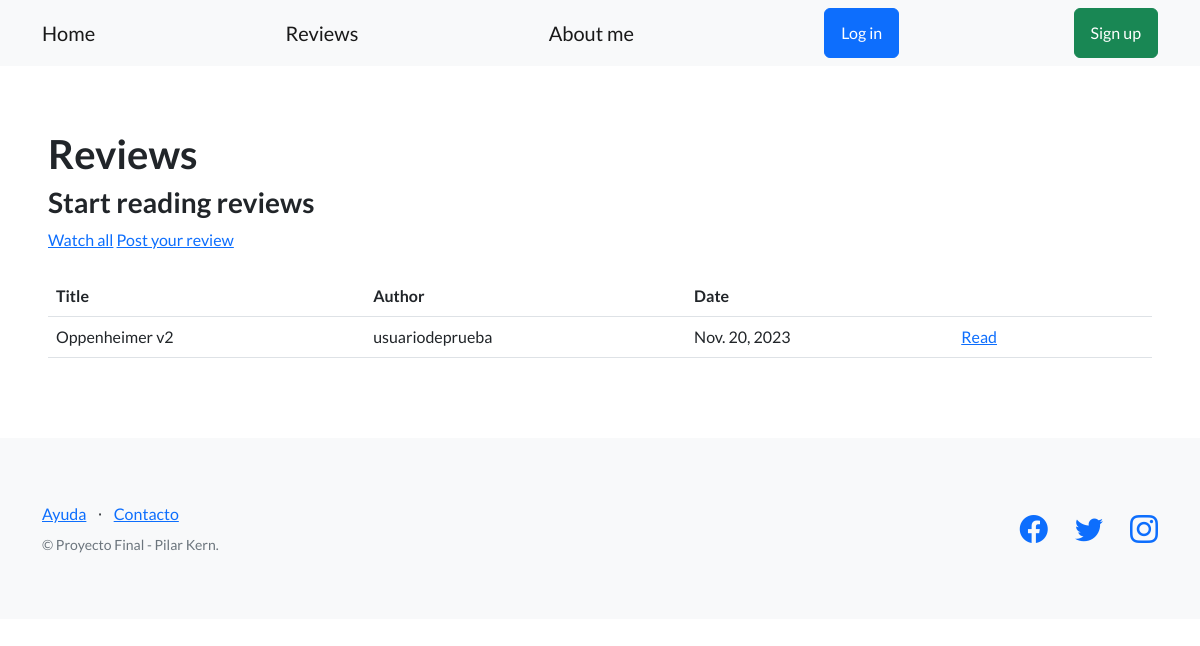
Screenshot of /blog/articles/ with the database file from the repository.
### blog/models.py (models this page shows, shortened)
class Article(models.Model):
    title = models.CharField(max_length=64)
    subtitle = models.CharField(max_length=256, blank=True)
    body = models.TextField()
    date = models.DateField(auto_now=True, null=True)
    creator = models.ForeignKey(User, on_delete=models.SET_NULL, null=True)

### blog/views.py (the view)
# urls.py: path('articles/', ArticleListView.as_view(), name='articles_list'),
class ArticleListView(ListView):
     model = Article
     template_name = 'blog/articles_list.html'

### blog/templates/blog/articles_list.html (shortened to what this page needs)
{% extends 'base.html' %}
{% block contenido %}
<h1>Reviews</h1>
    <h3>Start reading reviews</h3>
    <a href="{% url 'articles_list' %}">Watch all</a>
    <a href="{% url 'new_article' %}">Post your review</a>
    <br><br>
    {% if object_list|length == 0 %}
    <p>No reviews yet</p>
    {% else %}
    <table class='table'>
        <tbody>
            <tr>
                <th>Title</th>
                <th>Author</th>
                <th>Date</th>
                <th></th>
                <th></th>
                <th></th>
            </tr>
            {% for article in object_list %}
            <tr>
                <td>{{ article.title }}</td>
                <td>{{ article.creator }}</td>
                <td>{{ article.date }}</td>
                <td>
                    <a href="{% url 'read_article' article.id %}">Read</a>
                </td>
                <td>
                  </td>
                  <td>
            </tr>
            {% endfor %}
        </tbody>
    </table>
    {% endif %}
{% endblock contenido %}

### rows the page displays
Article: title "Oppenheimer v2", creator "usuariodeprueba", date "Nov. 20, 2023"
